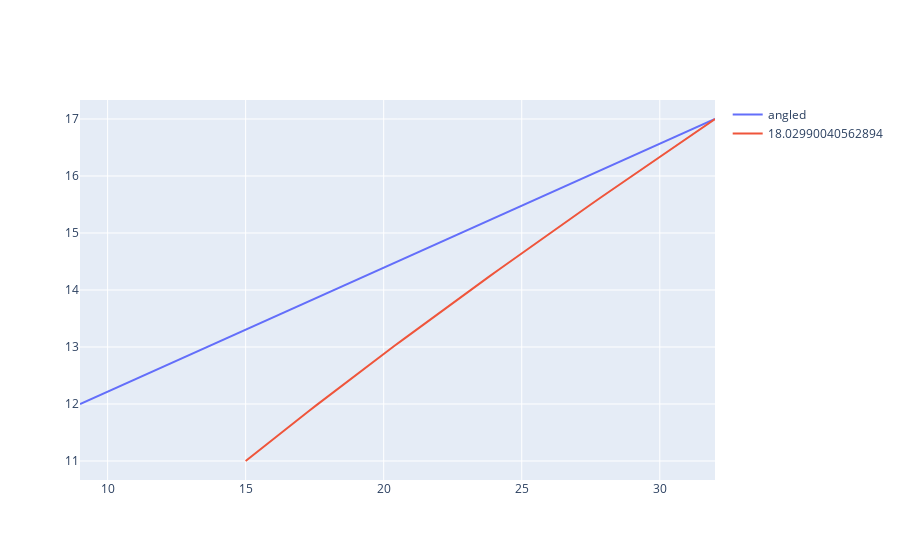
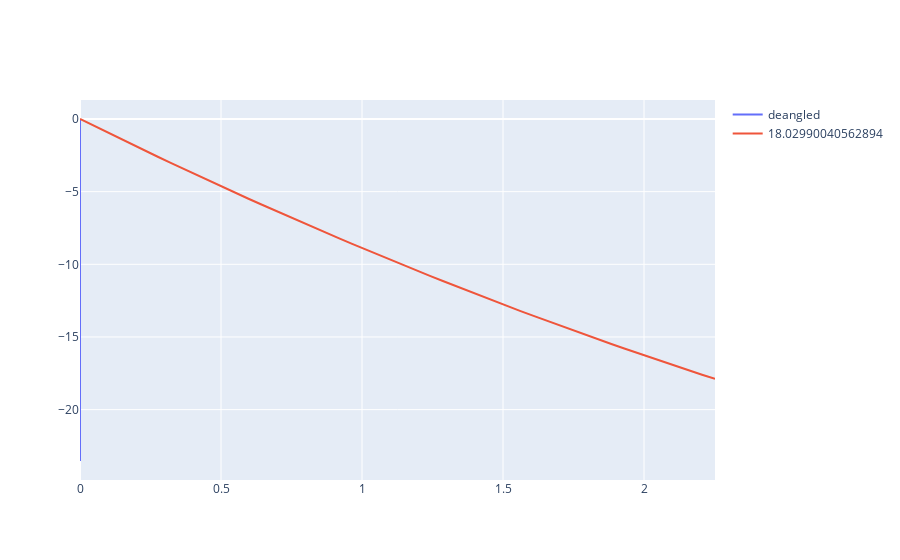
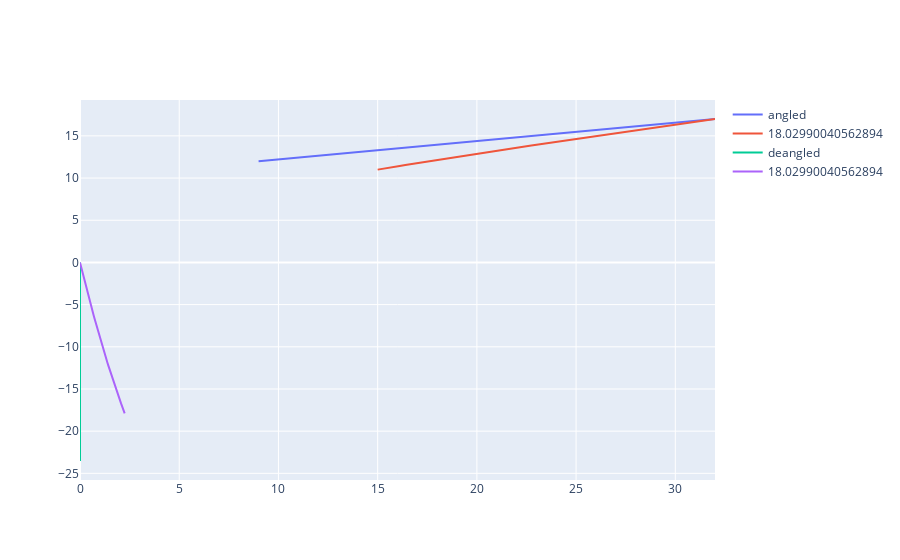

Notebook code cell kept with these figures, in order:
### Code cell
a = float(input("enter a: "))
b = float(input("enter b: ") )
c = float(input("enter c: "))
d = float(input("enter d: "))
G = float(input("enter G: "))
al = float(input("enter alpha value: "))
main = mainFind(a,b,c,d)
theta = main[2]
AngledPlot = [main[0]]
deAngledPlot = [main[1]]
tmax = main[3]
numPoints = int(input("enter the number of points you would like to do: "))
point=1
listOfTs=[["lenght","xt","yt","t"]]
RelInfo = [["p,q"],"length",["txy"]]
while point < (numPoints+1):
    p = float(input("enter p value for point: " +str(point)))
    q = float(input("endter q value for point: " + str(point)))
    ArrayDAC = deAngleCurve(G,al,p,q,theta,a,b) #returns length, txy, dplot, raplot
    info= [[p,q], ArrayDAC[0], ArrayDAC[1]]
    RelInfo.append(info)
    deAngledPlot.append(ArrayDAC[2])
    AngledPlot.append(ArrayDAC[3])
    point = point +1
print(RelInfo)
iplot(AngledPlot)
iplot(deAngledPlot)
iplot(AngledPlot +deAngledPlot)
